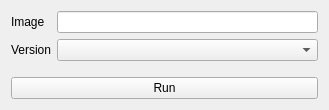
<?xml version="1.0" encoding="UTF-8"?>
<ui version="4.0">
 <class>DockerWidget</class>
 <widget class="QWidget" name="DockerWidget">
  <property name="geometry">
   <rect>
    <x>0</x>
    <y>0</y>
    <width>329</width>
    <height>110</height>
   </rect>
  </property>
  <property name="windowTitle">
   <string>Docker Manager</string>
  </property>
  <layout class="QVBoxLayout" name="verticalLayout">
   <item>
    <layout class="QFormLayout" name="formLayout">
     <item row="1" column="0">
      <widget class="QLabel" name="label">
       <property name="text">
        <string>Version</string>
       </property>
      </widget>
     </item>
     <item row="1" column="1">
      <widget class="QComboBox" name="combo_box_version"/>
     </item>
     <item row="0" column="0">
      <widget class="QLabel" name="label_2">
       <property name="text">
        <string>Image</string>
       </property>
      </widget>
     </item>
     <item row="0" column="1">
      <widget class="QLineEdit" name="line_edit_image"/>
     </item>
    </layout>
   </item>
   <item>
    <widget class="QPushButton" name="push_button_run">
     <property name="styleSheet">
      <string notr="true">QPushButton:hover { background-color: rgb(249, 240, 107); }
QPushButton:checked { background-color: rgb(51, 209, 122); }</string>
     </property>
     <property name="text">
      <string>Run</string>
     </property>
     <property name="checkable">
      <bool>true</bool>
     </property>
    </widget>
   </item>
  </layout>
 </widget>
 <resources/>
 <connections/>
</ui>
